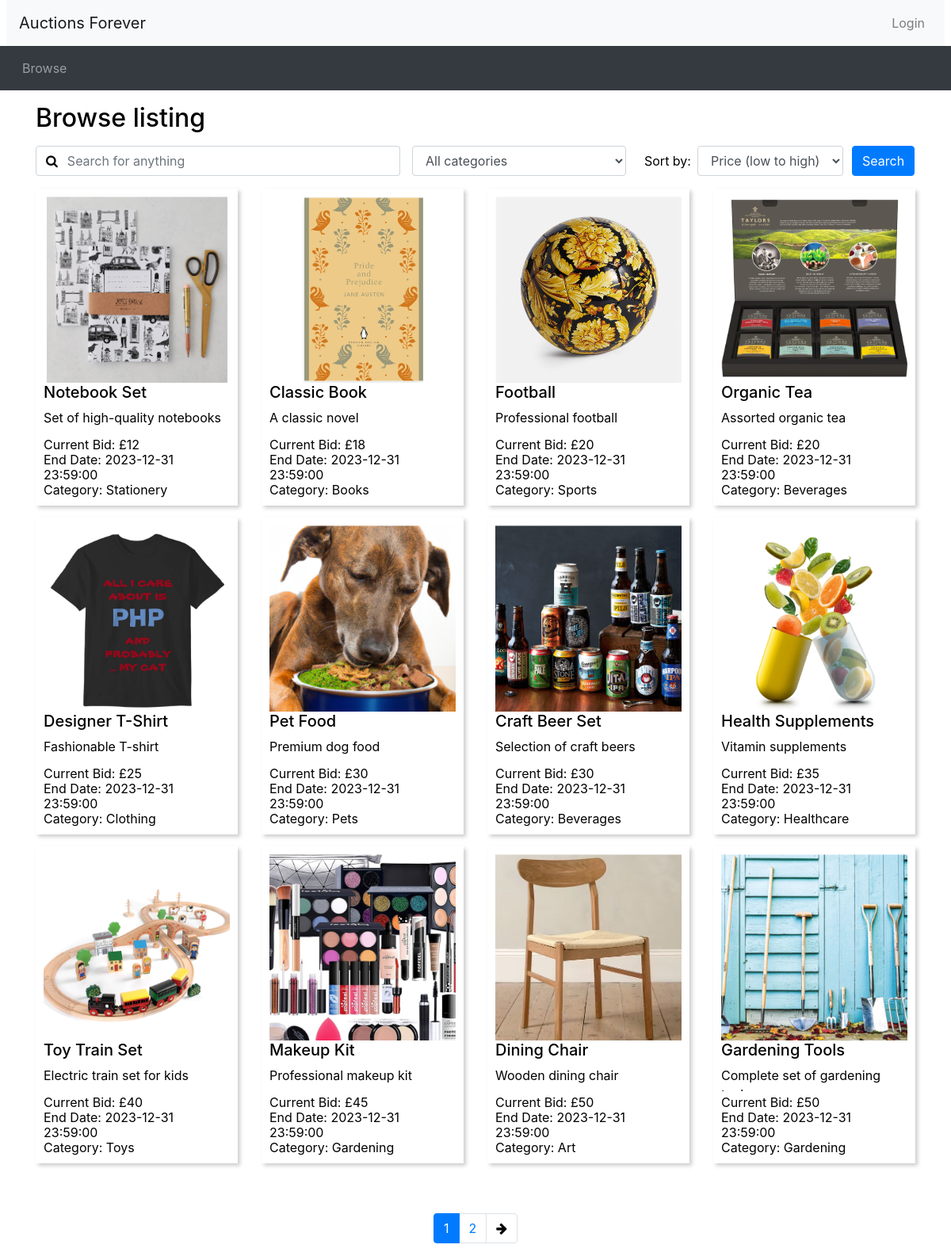
Screenshot of /browse.php with the database file from the repository.
### tables this page shows
CREATE TABLE `AuctionItem` (
  `ItemAuctionID` int(4) NOT NULL,
  `Title` text NOT NULL,
  `SellerID` int(4) NOT NULL,
  `CategoryID` int(4) NOT NULL,
  `Description` text NOT NULL,
  `StartingPrice` int(11) NOT NULL,
  `ReservePrice` int(11) NOT NULL,
  `EndDate` datetime NOT NULL
);

CREATE TABLE `ItemImages` (
  `ImageID` int(11) NOT NULL,
  `ItemAuctionID` int(11) NOT NULL,
  `ImagePath` varchar(255) NOT NULL
);

CREATE TABLE `Categories` (
  `CategoryID` int(4) NOT NULL,
  `CategoryName` varchar(255) NOT NULL
);

### browse.php (the view, shortened to what this page needs)
<?php include_once("header.php")?>
<?php
include 'db_connect.php';?>
<div class="container">
<h2 class="my-3">Browse listing</h2>
<div id="searchSpecs">
<form method="get" action="browse.php">
  <div class="row">
    <div class="col-md-5 pr-0">
      <div class="form-group">
            <div class="input-group">
          <div class="input-group-prepend">
            <span class="input-group-text bg-transparent pr-0 text-muted">
              <i class="fa fa-search"></i>
            </span>
          </div>
          <input type="text" class="form-control border-left-0" id="keyword" name="keyword" placeholder="Search for anything">
        </div>
      </div>
    </div>
    <div class="col-md-3 pr-0">
      <div class="form-group">
        <select class="form-control" id="cat" name="cat">
          <option selected value="all">All categories</option>
        </select>
      </div>
    </div>
    <div class="col-md-3 pr-0">
      <div class="form-inline">
        <label class="mx-2" for="order_by">Sort by:</label>
        <select class="form-control" id="order_by" name="order_by">
          <option selected value="pricelow">Price (low to high)</option>
        </select>
      </div>
    </div>
    <div class="col-md-1 px-0">
      <button type="submit" class="btn btn-primary">Search</button>
    </div>
  </div>
</form>
</div>
<?php
  $ordering = isset($_GET['order_by']) ? $_GET['order_by'] : 'pricelow';
  $curr_page = isset($_GET['page']) ? intval($_GET['page']) : 1;
  $sql = "SELECT AuctionItem.*, Categories.CategoryName, COUNT(Bid.BidID) AS BidCount, MAX(Bid.BidAmount) AS MaxBid ";
  $sql .= "FROM AuctionItem ";
  $sql .= "LEFT JOIN Categories ON AuctionItem.CategoryID = Categories.CategoryID ";
  $sql .= "LEFT JOIN Bid ON AuctionItem.ItemAuctionID = Bid.ItemAuctionID ";
  $sql .= "GROUP BY AuctionItem.ItemAuctionID ";
if ($ordering == 'pricelow') {
    $sql .= "ORDER BY COALESCE(MAX(Bid.BidAmount), AuctionItem.StartingPrice) ASC ";
} elseif ($ordering == 'pricehigh') {
    $sql .= "ORDER BY COALESCE(MAX(Bid.BidAmount), AuctionItem.StartingPrice) DESC ";
} else {
    $sql .= "ORDER BY AuctionItem.EndDate ASC ";
}
  $results_per_page = 12;
  $offset = ($curr_page - 1) * $results_per_page;
  $totalItemsQuery = "SELECT COUNT(*) as TotalItems FROM AuctionItem";
  $totalItemsResult = $connection->query($totalItemsQuery);
  $totalItemsRow = $totalItemsResult->fetch_assoc();
  $totalItems = $totalItemsRow['TotalItems'];
  $max_page = ceil($totalItems / $results_per_page);
  $sql .= " LIMIT $results_per_page OFFSET $offset";
  $result = $connection->query($sql);
  if ($result && $result->num_rows > 0) {
    $itemCount = 0;
    echo '<div class="row">';
    while ($row = $result->fetch_assoc()) {
        if ($itemCount > 0 && $itemCount % 4 == 0) {
            echo '</div><div class="row">';
        }
        $itemLink = "listing.php?item_id=" . urlencode($row['ItemAuctionID']);
        echo '<div class="col-md-3">';
        echo '<a href="' . $itemLink . '" class="item-link">';
        echo '<div class="item-box">';
        $imageSql = "SELECT ImagePath FROM ItemImages WHERE ItemAuctionID = " . $row['ItemAuctionID'] . " LIMIT 1";
        $imageResult = $connection->query($imageSql);
        echo '<div class="image-wrapper">';
        if ($imageResult && $imageResult->num_rows > 0) {
            $imageRow = $imageResult->fetch_assoc();
            $relativeImagePath = strpos($imageRow['ImagePath'], 'uploads/') !== false ? htmlspecialchars($imageRow['ImagePath']) : $imageFolderPath . htmlspecialchars($imageRow['ImagePath']);
            if (file_exists($relativeImagePath)) {
                echo '<img src="' . $relativeImagePath . '" alt="Item Image" class="item-image">';
            } else {
                echo '<img src="default.jpg" alt="Default Image" class="item-image">';
            }
        } else {
            echo '<img src="default.jpg" alt="Default Image" class="item-image">';
        }
        echo '</div>';
        echo "<h5>" . htmlspecialchars($row['Title']) . "</h5>";
        echo "<p class='description'>" . htmlspecialchars($row['Description']) . "</p>";
        echo '<div class="item-info">';
        $currentBid = $row['MaxBid'] ? $row['MaxBid'] : $row['StartingPrice'];
        echo "<p>Current Bid: £" . htmlspecialchars($currentBid) . "</p>";
        echo "  <p>End Date: " . htmlspecialchars($row['EndDate']) . "</p>";
        echo "  <p>Category: " . htmlspecialchars($row['CategoryName']) . "</p>";
        echo '</div>';
        echo '</div>';
        echo '</a>';
        echo '</div>';
        $itemCount++;
    }
    echo '</div>';
} else {
    echo "No listings found.";
}
?>
<nav aria-label="Search results pages" class="mt-5">
  <ul class="pagination justify-content-center">
<?php
  $querystring = "";
  $high_page_boost = max(3 - $curr_page, 0);
  $low_page_boost = max(2 - ($max_page - $curr_page), 0);
  $low_page = max(1, $curr_page - 2 - $low_page_boost);
  $high_page = min($max_page, $curr_page + 2 + $high_page_boost);
  for ($i = $low_page; $i <= $high_page; $i++) {
    if ($i == $curr_page) {
      echo('
    <li class="page-item active">');
    }
    else {
      echo('
    <li class="page-item">');
    }
    echo('
      <a class="page-link" href="browse.php?' . $querystring . 'page=' . $i . '">' . $i . '</a>
    </li>');
  }
  if ($curr_page != $max_page) {
    echo('
    <li class="page-item">
      <a class="page-link" href="browse.php?' . $querystring . 'page=' . ($curr_page + 1) . '" aria-label="Next">
        <span aria-hidden="true"><i class="fa fa-arrow-right"></i></span>
        <span class="sr-only">Next</span>
      </a>
    </li>');
  }
?>
</nav>
<?php include_once("footer.php")?>

### css/custom.css (style rules this page uses)
body, body * { color: rgb(158, 36, 240); }
body { color: rgb(255, 186, 230); background-color: rgb(255, 186, 230); }

### header.php (style rules this page uses)
.description { display: -webkit-box; -webkit-line-clamp: 2; -webkit-box-orient: vertical; overflow: hidden; text-overflow: ellipsis; height: 3em; margin-bottom: 0; }
.item-box { border: 1px solid #ddd; padding: 10px; margin-bottom: 15px; box-shadow: 3px 3px 5px rgba(0, 0, 0, 0.2); height: 400px; display: flex; flex-direction: column; justify-content: space-between; background-color: #ffffff; overflow: hidden; border: none; }
img { border: none; outline: none; }
.image-wrapper { position: relative; width: 100%; padding-top: 100%; overflow: hidden; }
.item-box img { position: absolute; top: 50%; left: 50%; width: auto; height: 100%; object-fit: cover; transform: translate(-50%, -50%); }
.item-info { margin-top: auto; padding-top: 5px; line-height: 1.2; border-top: none; }
.item-info p { margin-bottom: 0; border-bottom: none; }
body, body * { color: rgb(0, 0, 0); }
body { color: rgb(0, 0, 0); background-color: rgb(255, 255, 255); }

### rows the page displays
auctionitem: itemimages.ImagePath (picture), Title "Notebook Set", Description "Set of high-quality notebooks", currentBid "12", EndDate "2023-12-31 23:59:00", CategoryID.CategoryName "Stationery"
auctionitem: itemimages.ImagePath (picture), Title "Classic Book", Description "A classic novel", currentBid "18", EndDate "2023-12-31 23:59:00", CategoryID.CategoryName "Books"
auctionitem: itemimages.ImagePath (picture), Title "Football", Description "Professional football", currentBid "20", EndDate "2023-12-31 23:59:00", CategoryID.CategoryName "Sports"
auctionitem: itemimages.ImagePath (picture), Title "Organic Tea", Description "Assorted organic tea", currentBid "20", EndDate "2023-12-31 23:59:00", CategoryID.CategoryName "Beverages"
auctionitem: itemimages.ImagePath (picture), Title "Designer T-Shirt", Description "Fashionable T-shirt", currentBid "25", EndDate "2023-12-31 23:59:00", CategoryID.CategoryName "Clothing"
auctionitem: itemimages.ImagePath (picture), Title "Pet Food", Description "Premium dog food", currentBid "30", EndDate "2023-12-31 23:59:00", CategoryID.CategoryName "Pets"
auctionitem: itemimages.ImagePath (picture), Title "Craft Beer Set", Description "Selection of craft beers", currentBid "30", EndDate "2023-12-31 23:59:00", CategoryID.CategoryName "Beverages"
auctionitem: itemimages.ImagePath (picture), Title "Health Supplements", Description "Vitamin supplements", currentBid "35", EndDate "2023-12-31 23:59:00", CategoryID.CategoryName "Healthcare"
auctionitem: itemimages.ImagePath (picture), Title "Toy Train Set", Description "Electric train set for kids", currentBid "40", EndDate "2023-12-31 23:59:00", CategoryID.CategoryName "Toys"
auctionitem: itemimages.ImagePath (picture), Title "Makeup Kit", Description "Professional makeup kit", currentBid "45", EndDate "2023-12-31 23:59:00", CategoryID.CategoryName "Gardening"
auctionitem: itemimages.ImagePath (picture), Title "Dining Chair", Description "Wooden dining chair", currentBid "50", EndDate "2023-12-31 23:59:00", CategoryID.CategoryName "Art"
auctionitem: itemimages.ImagePath (picture), Title "Gardening Tools", Description "Complete set of…", currentBid "50", EndDate "2023-12-31 23:59:00", CategoryID.CategoryName "Gardening"
